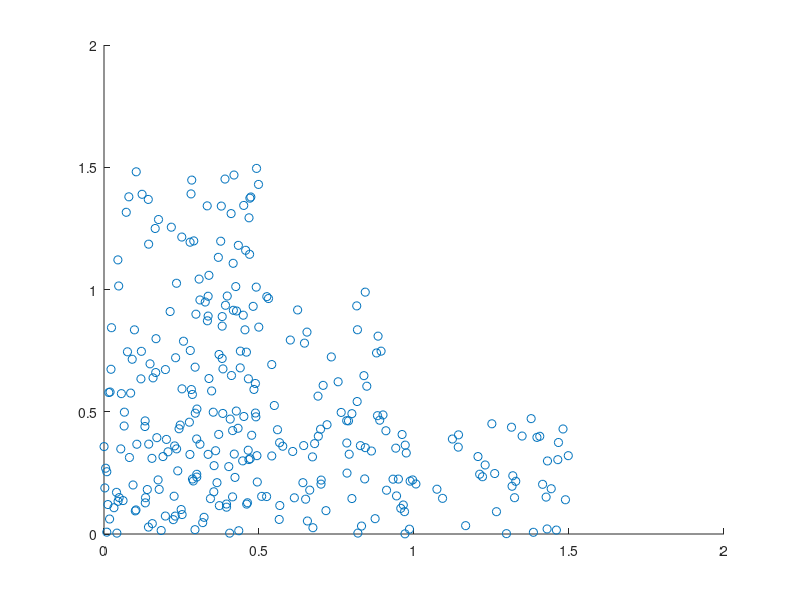

Write the MATLAB code that produced this figure.

c1 = rand([100,2]);
c2 = rand([100,2]) .* [0.5,1.5];
c3 = rand([100,2]) .* [1.5,0.5];

data = [c1; c2; c3];

scatter(data(:,1), data(:,2));
